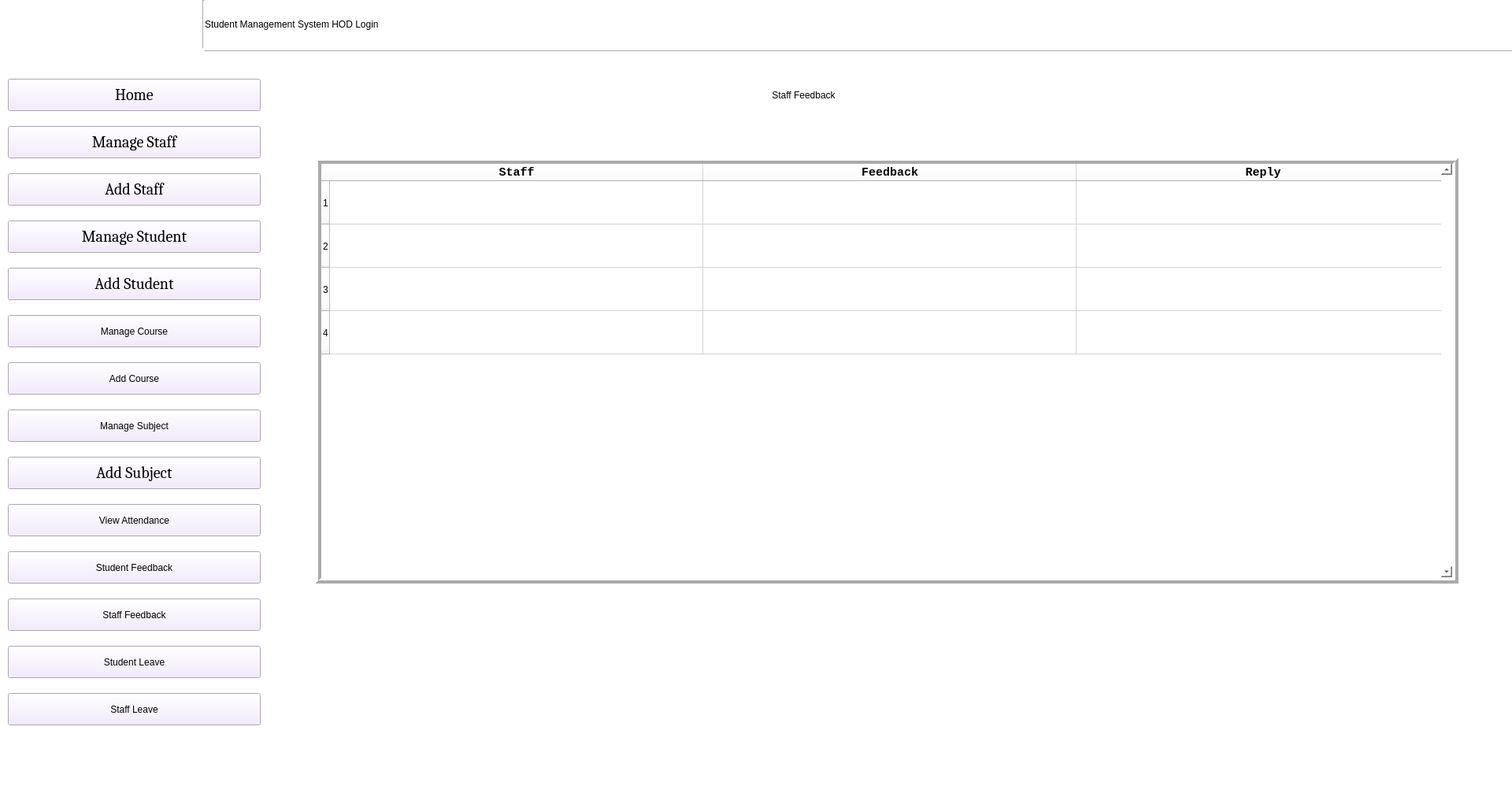
<?xml version="1.0" encoding="UTF-8"?>
<ui version="4.0">
 <class>MainWindow</class>
 <widget class="QMainWindow" name="MainWindow">
  <property name="geometry">
   <rect>
    <x>0</x>
    <y>0</y>
    <width>1920</width>
    <height>1026</height>
   </rect>
  </property>
  <property name="windowTitle">
   <string>MainWindow</string>
  </property>
  <property name="styleSheet">
   <string notr="true">background-color: rgb(255,255,255);</string>
  </property>
  <widget class="QWidget" name="centralwidget">
   <widget class="Line" name="line">
    <property name="geometry">
     <rect>
      <x>260</x>
      <y>50</y>
      <width>1661</width>
      <height>31</height>
     </rect>
    </property>
    <property name="orientation">
     <enum>Qt::Horizontal</enum>
    </property>
   </widget>
   <widget class="Line" name="line_2">
    <property name="geometry">
     <rect>
      <x>250</x>
      <y>0</y>
      <width>16</width>
      <height>61</height>
     </rect>
    </property>
    <property name="orientation">
     <enum>Qt::Vertical</enum>
    </property>
   </widget>
   <widget class="QLabel" name="viewAttendance_l">
    <property name="geometry">
     <rect>
      <x>260</x>
      <y>0</y>
      <width>721</width>
      <height>61</height>
     </rect>
    </property>
    <property name="styleSheet">
     <string notr="true">font: 36pt &quot;Microsoft Himalaya&quot;;</string>
    </property>
    <property name="text">
     <string>Student Management System HOD Login</string>
    </property>
   </widget>
   <widget class="QLabel" name="subject_l">
    <property name="geometry">
     <rect>
      <x>810</x>
      <y>80</y>
      <width>421</width>
      <height>81</height>
     </rect>
    </property>
    <property name="cursor">
     <cursorShape>BlankCursor</cursorShape>
    </property>
    <property name="contextMenuPolicy">
     <enum>Qt::DefaultContextMenu</enum>
    </property>
    <property name="layoutDirection">
     <enum>Qt::LeftToRight</enum>
    </property>
    <property name="styleSheet">
     <string notr="true">font: 36pt &quot;Microsoft Himalaya&quot;;</string>
    </property>
    <property name="text">
     <string>Staff Feedback</string>
    </property>
    <property name="alignment">
     <set>Qt::AlignCenter</set>
    </property>
    <property name="buddy">
     <cstring>subject_l</cstring>
    </property>
   </widget>
   <widget class="QTableWidget" name="StaffFeedback_t">
    <property name="geometry">
     <rect>
      <x>400</x>
      <y>200</y>
      <width>1452</width>
      <height>541</height>
     </rect>
    </property>
    <property name="font">
     <font>
      <family>Segoe UI</family>
      <pointsize>10</pointsize>
     </font>
    </property>
    <property name="frameShape">
     <enum>QFrame::Box</enum>
    </property>
    <property name="frameShadow">
     <enum>QFrame::Raised</enum>
    </property>
    <property name="lineWidth">
     <number>4</number>
    </property>
    <property name="verticalScrollBarPolicy">
     <enum>Qt::ScrollBarAlwaysOn</enum>
    </property>
    <property name="horizontalScrollBarPolicy">
     <enum>Qt::ScrollBarAlwaysOff</enum>
    </property>
    <property name="sizeAdjustPolicy">
     <enum>QAbstractScrollArea::AdjustToContents</enum>
    </property>
    <property name="editTriggers">
     <set>QAbstractItemView::NoEditTriggers</set>
    </property>
    <property name="selectionMode">
     <enum>QAbstractItemView::SingleSelection</enum>
    </property>
    <property name="selectionBehavior">
     <enum>QAbstractItemView::SelectRows</enum>
    </property>
    <property name="showGrid">
     <bool>true</bool>
    </property>
    <property name="gridStyle">
     <enum>Qt::SolidLine</enum>
    </property>
    <property name="sortingEnabled">
     <bool>true</bool>
    </property>
    <property name="wordWrap">
     <bool>true</bool>
    </property>
    <property name="cornerButtonEnabled">
     <bool>true</bool>
    </property>
    <property name="rowCount">
     <number>4</number>
    </property>
    <property name="columnCount">
     <number>3</number>
    </property>
    <attribute name="horizontalHeaderDefaultSectionSize">
     <number>474</number>
    </attribute>
    <attribute name="horizontalHeaderHighlightSections">
     <bool>true</bool>
    </attribute>
    <attribute name="horizontalHeaderMinimumSectionSize">
     <number>100</number>
    </attribute>
    <attribute name="verticalHeaderVisible">
     <bool>true</bool>
    </attribute>
    <attribute name="verticalHeaderDefaultSectionSize">
     <number>55</number>
    </attribute>
    <attribute name="verticalHeaderMinimumSectionSize">
     <number>50</number>
    </attribute>
    <row/>
    <row/>
    <row/>
    <row/>
    <column>
     <property name="text">
      <string>Staff</string>
     </property>
     <property name="font">
      <font>
       <family>Consolas</family>
       <pointsize>11</pointsize>
       <weight>75</weight>
       <bold>true</bold>
      </font>
     </property>
    </column>
    <column>
     <property name="text">
      <string>Feedback</string>
     </property>
     <property name="font">
      <font>
       <family>Consolas</family>
       <pointsize>11</pointsize>
       <weight>75</weight>
       <bold>true</bold>
      </font>
     </property>
    </column>
    <column>
     <property name="text">
      <string>Reply</string>
     </property>
     <property name="font">
      <font>
       <family>Consolas</family>
       <pointsize>11</pointsize>
       <weight>75</weight>
       <bold>true</bold>
      </font>
     </property>
    </column>
   </widget>
   <widget class="QPushButton" name="ManageSubject_b">
    <property name="geometry">
     <rect>
      <x>10</x>
      <y>520</y>
      <width>321</width>
      <height>41</height>
     </rect>
    </property>
    <property name="styleSheet">
     <string notr="true">font: 15pt &quot;Cambria&quot;;
background-color: rgb(241, 231, 254);</string>
    </property>
    <property name="text">
     <string>Manage Subject</string>
    </property>
   </widget>
   <widget class="QPushButton" name="StudentLeave_b">
    <property name="geometry">
     <rect>
      <x>10</x>
      <y>820</y>
      <width>321</width>
      <height>41</height>
     </rect>
    </property>
    <property name="styleSheet">
     <string notr="true">font: 15pt &quot;Cambria&quot;;
background-color: rgb(241, 231, 254);</string>
    </property>
    <property name="text">
     <string>Student Leave</string>
    </property>
   </widget>
   <widget class="QPushButton" name="Home_b">
    <property name="geometry">
     <rect>
      <x>10</x>
      <y>100</y>
      <width>321</width>
      <height>41</height>
     </rect>
    </property>
    <property name="font">
     <font>
      <family>Cambria</family>
      <pointsize>15</pointsize>
      <weight>50</weight>
      <italic>false</italic>
      <bold>false</bold>
     </font>
    </property>
    <property name="styleSheet">
     <string notr="true">font: 15pt &quot;Cambria&quot;;
background-color: rgb(241, 231, 254);</string>
    </property>
    <property name="text">
     <string>Home</string>
    </property>
   </widget>
   <widget class="QPushButton" name="AddSubject_b">
    <property name="geometry">
     <rect>
      <x>10</x>
      <y>580</y>
      <width>321</width>
      <height>41</height>
     </rect>
    </property>
    <property name="font">
     <font>
      <family>Cambria</family>
      <pointsize>15</pointsize>
      <weight>50</weight>
      <italic>false</italic>
      <bold>false</bold>
     </font>
    </property>
    <property name="styleSheet">
     <string notr="true">font: 15pt &quot;Cambria&quot;;
background-color: rgb(241, 231, 254);</string>
    </property>
    <property name="text">
     <string>Add Subject</string>
    </property>
   </widget>
   <widget class="QPushButton" name="StaffFeedback_b">
    <property name="geometry">
     <rect>
      <x>10</x>
      <y>760</y>
      <width>321</width>
      <height>41</height>
     </rect>
    </property>
    <property name="styleSheet">
     <string notr="true">font: 15pt &quot;Cambria&quot;;
background-color: rgb(241, 231, 254);</string>
    </property>
    <property name="text">
     <string>Staff Feedback</string>
    </property>
   </widget>
   <widget class="QPushButton" name="AddStaff_b">
    <property name="geometry">
     <rect>
      <x>10</x>
      <y>220</y>
      <width>321</width>
      <height>41</height>
     </rect>
    </property>
    <property name="font">
     <font>
      <family>Cambria</family>
      <pointsize>15</pointsize>
      <weight>50</weight>
      <italic>false</italic>
      <bold>false</bold>
     </font>
    </property>
    <property name="styleSheet">
     <string notr="true">font: 15pt &quot;Cambria&quot;;
background-color: rgb(241, 231, 254);</string>
    </property>
    <property name="text">
     <string>Add Staff</string>
    </property>
   </widget>
   <widget class="QPushButton" name="AddCourse_b">
    <property name="geometry">
     <rect>
      <x>10</x>
      <y>460</y>
      <width>321</width>
      <height>41</height>
     </rect>
    </property>
    <property name="styleSheet">
     <string notr="true">font: 15pt &quot;Cambria&quot;;
background-color: rgb(241, 231, 254);</string>
    </property>
    <property name="text">
     <string>Add Course</string>
    </property>
   </widget>
   <widget class="QPushButton" name="ManageCourse_b">
    <property name="geometry">
     <rect>
      <x>10</x>
      <y>400</y>
      <width>321</width>
      <height>41</height>
     </rect>
    </property>
    <property name="styleSheet">
     <string notr="true">font: 15pt &quot;Cambria&quot;;
background-color: rgb(241, 231, 254);</string>
    </property>
    <property name="text">
     <string>Manage Course</string>
    </property>
   </widget>
   <widget class="QPushButton" name="ViewAttendance_b">
    <property name="geometry">
     <rect>
      <x>10</x>
      <y>640</y>
      <width>321</width>
      <height>41</height>
     </rect>
    </property>
    <property name="styleSheet">
     <string notr="true">font: 15pt &quot;Cambria&quot;;
background-color: rgb(241, 231, 254);</string>
    </property>
    <property name="text">
     <string>View Attendance</string>
    </property>
   </widget>
   <widget class="QPushButton" name="StaffLeave_b">
    <property name="geometry">
     <rect>
      <x>10</x>
      <y>880</y>
      <width>321</width>
      <height>41</height>
     </rect>
    </property>
    <property name="styleSheet">
     <string notr="true">font: 15pt &quot;Cambria&quot;;
background-color: rgb(241, 231, 254);</string>
    </property>
    <property name="text">
     <string>Staff Leave</string>
    </property>
   </widget>
   <widget class="QPushButton" name="ManageStaff_b">
    <property name="geometry">
     <rect>
      <x>10</x>
      <y>160</y>
      <width>321</width>
      <height>41</height>
     </rect>
    </property>
    <property name="font">
     <font>
      <family>Cambria</family>
      <pointsize>15</pointsize>
      <weight>50</weight>
      <italic>false</italic>
      <bold>false</bold>
     </font>
    </property>
    <property name="styleSheet">
     <string notr="true">font: 15pt &quot;Cambria&quot;;
background-color: rgb(241, 231, 254);</string>
    </property>
    <property name="text">
     <string>Manage Staff</string>
    </property>
   </widget>
   <widget class="QPushButton" name="AddStudent_b">
    <property name="geometry">
     <rect>
      <x>10</x>
      <y>340</y>
      <width>321</width>
      <height>41</height>
     </rect>
    </property>
    <property name="font">
     <font>
      <family>Cambria</family>
      <pointsize>15</pointsize>
      <weight>50</weight>
      <italic>false</italic>
      <bold>false</bold>
     </font>
    </property>
    <property name="styleSheet">
     <string notr="true">font: 15pt &quot;Cambria&quot;;
background-color: rgb(241, 231, 254);</string>
    </property>
    <property name="text">
     <string>Add Student</string>
    </property>
   </widget>
   <widget class="QPushButton" name="StudentFeedback_b">
    <property name="geometry">
     <rect>
      <x>10</x>
      <y>700</y>
      <width>321</width>
      <height>41</height>
     </rect>
    </property>
    <property name="styleSheet">
     <string notr="true">font: 15pt &quot;Cambria&quot;;
background-color: rgb(241, 231, 254);</string>
    </property>
    <property name="text">
     <string>Student Feedback</string>
    </property>
   </widget>
   <widget class="QPushButton" name="ManageStudent_b">
    <property name="geometry">
     <rect>
      <x>10</x>
      <y>280</y>
      <width>321</width>
      <height>41</height>
     </rect>
    </property>
    <property name="font">
     <font>
      <family>Cambria</family>
      <pointsize>15</pointsize>
      <weight>50</weight>
      <italic>false</italic>
      <bold>false</bold>
     </font>
    </property>
    <property name="styleSheet">
     <string notr="true">font: 15pt &quot;Cambria&quot;;
background-color: rgb(241, 231, 254);</string>
    </property>
    <property name="text">
     <string>Manage Student</string>
    </property>
   </widget>
  </widget>
 </widget>
 <resources/>
 <connections/>
</ui>
